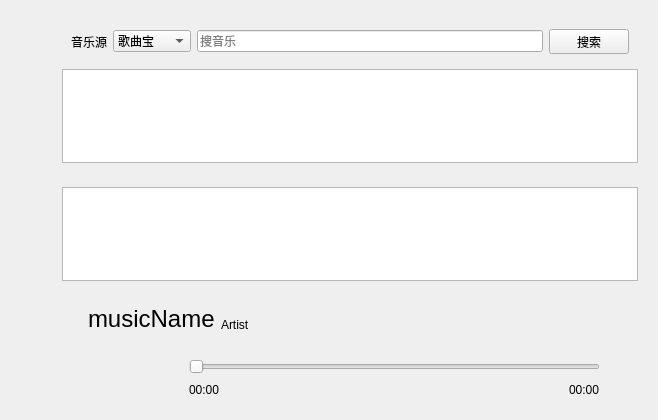
<?xml version="1.0" encoding="UTF-8"?>
<ui version="4.0">
 <class>SubMusicWidget</class>
 <widget class="QWidget" name="SubMusicWidget">
  <property name="geometry">
   <rect>
    <x>0</x>
    <y>0</y>
    <width>658</width>
    <height>420</height>
   </rect>
  </property>
  <property name="windowTitle">
   <string>Form</string>
  </property>
  <layout class="QHBoxLayout" name="horizontalLayout_4">
   <item>
    <layout class="QVBoxLayout" name="toolPart">
     <item>
      <widget class="QPushButton" name="findMuiscPushButton">
       <property name="minimumSize">
        <size>
         <width>36</width>
         <height>36</height>
        </size>
       </property>
       <property name="toolTip">
        <string>发现</string>
       </property>
       <property name="styleSheet">
        <string notr="true">QPushButton {
    border: none; 
width: 20px; height: 50px;
}
QPushButton:hover {
border: 2px solid blue;
}
QPushButton:pressed {
 border: 2px solid red; 
 }</string>
       </property>
       <property name="text">
        <string/>
       </property>
       <property name="icon">
        <iconset resource="../resource.qrc">
         <normaloff>:/icon/resources/icons/MaterialSymbolsSearchRounded.svg</normaloff>:/icon/resources/icons/MaterialSymbolsSearchRounded.svg</iconset>
       </property>
       <property name="iconSize">
        <size>
         <width>36</width>
         <height>36</height>
        </size>
       </property>
      </widget>
     </item>
     <item>
      <widget class="QPushButton" name="localMusicPushButton">
       <property name="toolTip">
        <string>本地音乐</string>
       </property>
       <property name="styleSheet">
        <string notr="true">QPushButton {
    border: none; 
width: 20px; height: 50px;
}
QPushButton:hover {
border: 2px solid blue;
}
QPushButton:pressed {
 border: 2px solid red; 
 }</string>
       </property>
       <property name="text">
        <string/>
       </property>
       <property name="icon">
        <iconset resource="../resource.qrc">
         <normaloff>:/icon/resources/icons/MaterialSymbolsSimCardDownloadOutline.svg</normaloff>:/icon/resources/icons/MaterialSymbolsSimCardDownloadOutline.svg</iconset>
       </property>
       <property name="iconSize">
        <size>
         <width>36</width>
         <height>36</height>
        </size>
       </property>
      </widget>
     </item>
     <item>
      <widget class="QPushButton" name="closePushButton">
       <property name="toolTip">
        <string>关闭音乐盒</string>
       </property>
       <property name="styleSheet">
        <string notr="true">QPushButton {
    border: none; 
width: 20px; height: 50px;
}
QPushButton:hover {
border: 2px solid blue;
}
QPushButton:pressed {
 border: 2px solid red; 
 }</string>
       </property>
       <property name="text">
        <string/>
       </property>
       <property name="icon">
        <iconset resource="../resource.qrc">
         <normaloff>:/icon/resources/icons/IconamoonCloseCircle1.svg</normaloff>:/icon/resources/icons/IconamoonCloseCircle1.svg</iconset>
       </property>
       <property name="iconSize">
        <size>
         <width>36</width>
         <height>36</height>
        </size>
       </property>
      </widget>
     </item>
     <item>
      <spacer name="verticalSpacer">
       <property name="orientation">
        <enum>Qt::Orientation::Vertical</enum>
       </property>
       <property name="sizeHint" stdset="0">
        <size>
         <width>20</width>
         <height>40</height>
        </size>
       </property>
      </spacer>
     </item>
    </layout>
   </item>
   <item>
    <layout class="QVBoxLayout" name="mainPart">
     <item>
      <widget class="QWidget" name="searchWidget" native="true">
       <layout class="QVBoxLayout" name="verticalLayout_2">
        <item>
         <widget class="QWidget" name="searchBarWidget" native="true">
          <property name="maximumSize">
           <size>
            <width>16777215</width>
            <height>50</height>
           </size>
          </property>
          <layout class="QHBoxLayout" name="horizontalLayout">
           <item>
            <widget class="QLabel" name="music_source_label">
             <property name="text">
              <string>音乐源</string>
             </property>
            </widget>
           </item>
           <item>
            <widget class="QComboBox" name="musicSourceComboBox">
             <item>
              <property name="text">
               <string>歌曲宝</string>
              </property>
             </item>
             <item>
              <property name="text">
               <string>酷我音乐</string>
              </property>
             </item>
             <item>
              <property name="text">
               <string>酷狗音乐</string>
              </property>
             </item>
            </widget>
           </item>
           <item>
            <widget class="QLineEdit" name="musicSearchLineEdit">
             <property name="placeholderText">
              <string>搜音乐</string>
             </property>
            </widget>
           </item>
           <item>
            <widget class="QPushButton" name="searchMusicPushButton">
             <property name="maximumSize">
              <size>
               <width>16777215</width>
               <height>25</height>
              </size>
             </property>
             <property name="text">
              <string>搜索</string>
             </property>
            </widget>
           </item>
          </layout>
         </widget>
        </item>
        <item>
         <widget class="QListView" name="musicSearchResultListView"/>
        </item>
       </layout>
      </widget>
     </item>
     <item>
      <widget class="QWidget" name="localSongWidget" native="true">
       <layout class="QVBoxLayout" name="verticalLayout">
        <item>
         <widget class="LocalMusicListView" name="localSongListView"/>
        </item>
       </layout>
      </widget>
     </item>
     <item>
      <widget class="QWidget" name="musicPlayWidget" native="true">
       <layout class="QHBoxLayout" name="horizontalLayout_2">
        <item>
         <widget class="QLabel" name="musicPicLabel">
          <property name="maximumSize">
           <size>
            <width>16777215</width>
            <height>130</height>
           </size>
          </property>
          <property name="text">
           <string/>
          </property>
         </widget>
        </item>
        <item>
         <layout class="QVBoxLayout" name="musicVerticalLayout">
          <item>
           <layout class="QHBoxLayout" name="musicInfoHorizontalLayout">
            <item>
             <widget class="QLabel" name="spaceLabel">
              <property name="text">
               <string/>
              </property>
             </widget>
            </item>
            <item>
             <widget class="QLabel" name="musicNameLabel">
              <property name="styleSheet">
               <string notr="true">QLabel { font-family: 'Microsoft YaHei'; font-size: 18pt; }</string>
              </property>
              <property name="text">
               <string>musicName</string>
              </property>
             </widget>
            </item>
            <item>
             <layout class="QVBoxLayout" name="artistVerticalLayout">
              <item>
               <widget class="QWidget" name="emptyWidget" native="true">
                <property name="maximumSize">
                 <size>
                  <width>16777215</width>
                  <height>6</height>
                 </size>
                </property>
               </widget>
              </item>
              <item>
               <widget class="QLabel" name="ArtistLabel">
                <property name="text">
                 <string>Artist</string>
                </property>
               </widget>
              </item>
             </layout>
            </item>
            <item>
             <spacer name="horizontalSpacer_2">
              <property name="orientation">
               <enum>Qt::Orientation::Horizontal</enum>
              </property>
              <property name="sizeHint" stdset="0">
               <size>
                <width>40</width>
                <height>20</height>
               </size>
              </property>
             </spacer>
            </item>
            <item>
             <widget class="QPushButton" name="downloadPushButton">
              <property name="enabled">
               <bool>false</bool>
              </property>
              <property name="toolTip">
               <string/>
              </property>
              <property name="styleSheet">
               <string notr="true">QPushButton {
    border: none; 
}
QPushButton:hover {
border: 2px solid blue;
}
QPushButton:pressed {
 border: 2px solid red; 
 }</string>
              </property>
              <property name="text">
               <string/>
              </property>
              <property name="icon">
               <iconset resource="../resource.qrc">
                <normaloff>:/icon/resources/icons/MaterialSymbolsDownload.svg</normaloff>:/icon/resources/icons/MaterialSymbolsDownload.svg</iconset>
              </property>
              <property name="iconSize">
               <size>
                <width>18</width>
                <height>18</height>
               </size>
              </property>
             </widget>
            </item>
            <item>
             <widget class="QPushButton" name="openLocalDirPushButton">
              <property name="styleSheet">
               <string notr="true">QPushButton {
    border: none; 
}
QPushButton:hover {
border: 2px solid blue;
}
QPushButton:pressed {
 border: 2px solid red; 
 }</string>
              </property>
              <property name="text">
               <string/>
              </property>
              <property name="icon">
               <iconset resource="../resource.qrc">
                <normaloff>:/icon/resources/icons/PhFolderNotchOpen.svg</normaloff>:/icon/resources/icons/PhFolderNotchOpen.svg</iconset>
              </property>
              <property name="iconSize">
               <size>
                <width>18</width>
                <height>18</height>
               </size>
              </property>
             </widget>
            </item>
           </layout>
          </item>
          <item>
           <layout class="QHBoxLayout" name="controlHorizontalLayout">
            <item>
             <widget class="QPushButton" name="previousMusicPushButton">
              <property name="styleSheet">
               <string notr="true">QPushButton {
    border: none; 
}
QPushButton:hover {
border: 2px solid blue;
}
QPushButton:pressed {
 border: 2px solid red; 
 }</string>
              </property>
              <property name="text">
               <string/>
              </property>
              <property name="icon">
               <iconset resource="../resource.qrc">
                <normaloff>:/icon/resources/icons/previousMusic.svg</normaloff>:/icon/resources/icons/previousMusic.svg</iconset>
              </property>
              <property name="iconSize">
               <size>
                <width>24</width>
                <height>24</height>
               </size>
              </property>
             </widget>
            </item>
            <item>
             <widget class="QPushButton" name="playPushButton">
              <property name="toolTip">
               <string>播放</string>
              </property>
              <property name="styleSheet">
               <string notr="true">QPushButton {
    border: none; 
}
QPushButton:hover {
border: 2px solid blue;
}
QPushButton:pressed {
 border: 2px solid red; 
 }</string>
              </property>
              <property name="text">
               <string/>
              </property>
              <property name="icon">
               <iconset resource="../resource.qrc">
                <normaloff>:/icon/resources/icons/musicPlay.svg</normaloff>:/icon/resources/icons/musicPlay.svg</iconset>
              </property>
              <property name="iconSize">
               <size>
                <width>24</width>
                <height>24</height>
               </size>
              </property>
             </widget>
            </item>
            <item>
             <widget class="QPushButton" name="nextMusicPushButton">
              <property name="styleSheet">
               <string notr="true">QPushButton {
    border: none; 
}
QPushButton:hover {
border: 2px solid blue;
}
QPushButton:pressed {
 border: 2px solid red; 
 }</string>
              </property>
              <property name="text">
               <string/>
              </property>
              <property name="icon">
               <iconset resource="../resource.qrc">
                <normaloff>:/icon/resources/icons/nextMusic.svg</normaloff>:/icon/resources/icons/nextMusic.svg</iconset>
              </property>
              <property name="iconSize">
               <size>
                <width>24</width>
                <height>24</height>
               </size>
              </property>
             </widget>
            </item>
            <item>
             <layout class="QVBoxLayout" name="sliderWidget">
              <item>
               <layout class="QHBoxLayout" name="horizontalLayout_3">
                <item>
                 <spacer name="horizontalSpacer_3">
                  <property name="orientation">
                   <enum>Qt::Orientation::Horizontal</enum>
                  </property>
                  <property name="sizeHint" stdset="0">
                   <size>
                    <width>40</width>
                    <height>20</height>
                   </size>
                  </property>
                 </spacer>
                </item>
               </layout>
              </item>
              <item>
               <widget class="QSlider" name="currentTimeSlider">
                <property name="orientation">
                 <enum>Qt::Orientation::Horizontal</enum>
                </property>
               </widget>
              </item>
              <item>
               <layout class="QHBoxLayout" name="timeLabelHorizontalLayout">
                <item>
                 <widget class="QLabel" name="currentTimeLabel">
                  <property name="maximumSize">
                   <size>
                    <width>16777215</width>
                    <height>16777215</height>
                   </size>
                  </property>
                  <property name="text">
                   <string>00:00</string>
                  </property>
                 </widget>
                </item>
                <item>
                 <spacer name="horizontalSpacer">
                  <property name="orientation">
                   <enum>Qt::Orientation::Horizontal</enum>
                  </property>
                  <property name="sizeHint" stdset="0">
                   <size>
                    <width>40</width>
                    <height>20</height>
                   </size>
                  </property>
                 </spacer>
                </item>
                <item>
                 <widget class="QLabel" name="toatalTimeLabel">
                  <property name="maximumSize">
                   <size>
                    <width>16777215</width>
                    <height>16777215</height>
                   </size>
                  </property>
                  <property name="text">
                   <string>00:00</string>
                  </property>
                 </widget>
                </item>
               </layout>
              </item>
             </layout>
            </item>
            <item>
             <widget class="QPushButton" name="playModePushButton">
              <property name="minimumSize">
               <size>
                <width>0</width>
                <height>0</height>
               </size>
              </property>
              <property name="baseSize">
               <size>
                <width>0</width>
                <height>0</height>
               </size>
              </property>
              <property name="styleSheet">
               <string notr="true">QPushButton {
    border: none; 
}
QPushButton:hover {
border: 2px solid blue;
}
QPushButton:pressed {
 border: 2px solid red; 
 }</string>
              </property>
              <property name="text">
               <string/>
              </property>
              <property name="icon">
               <iconset resource="../resource.qrc">
                <normaloff>:/icon/resources/icons/IconamoonPlaylistRepeatList.svg</normaloff>:/icon/resources/icons/IconamoonPlaylistRepeatList.svg</iconset>
              </property>
              <property name="iconSize">
               <size>
                <width>24</width>
                <height>24</height>
               </size>
              </property>
             </widget>
            </item>
           </layout>
          </item>
         </layout>
        </item>
       </layout>
      </widget>
     </item>
    </layout>
   </item>
  </layout>
  <action name="music_search_action">
   <property name="icon">
    <iconset resource="../resource.qrc">
     <normaloff>:/icon/resources/icons/MaterialSymbolsSearchRounded.svg</normaloff>:/icon/resources/icons/MaterialSymbolsSearchRounded.svg</iconset>
   </property>
   <property name="text">
    <string>音乐搜索</string>
   </property>
   <property name="toolTip">
    <string>音乐搜索</string>
   </property>
   <property name="menuRole">
    <enum>QAction::MenuRole::NoRole</enum>
   </property>
  </action>
 </widget>
 <customwidgets>
  <customwidget>
   <class>LocalMusicListView</class>
   <extends>QListView</extends>
   <header location="global">customize/localmusiclistview.h</header>
  </customwidget>
 </customwidgets>
 <resources>
  <include location="../resource.qrc"/>
 </resources>
 <connections/>
</ui>
